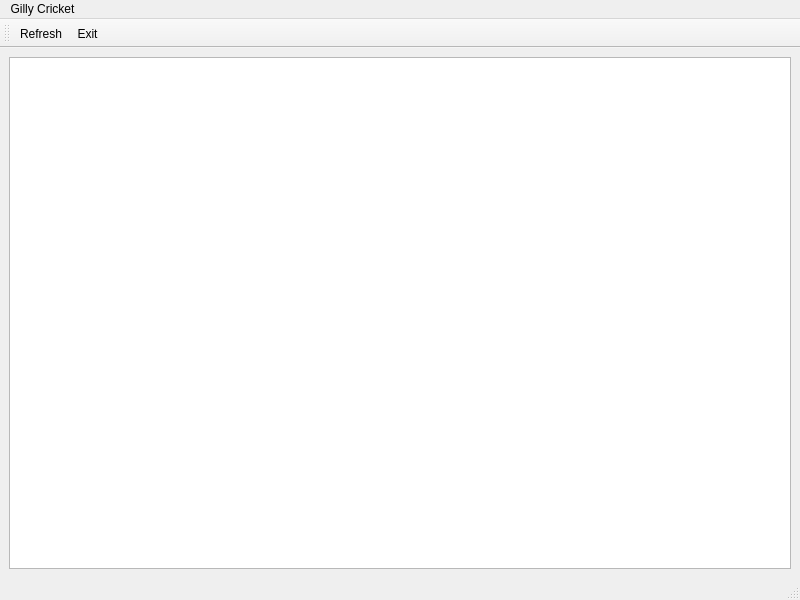
<?xml version="1.0" encoding="UTF-8"?>
<ui version="4.0">
 <class>MainWindow</class>
 <widget class="QMainWindow" name="MainWindow">
  <property name="geometry">
   <rect>
    <x>0</x>
    <y>0</y>
    <width>800</width>
    <height>600</height>
   </rect>
  </property>
  <property name="windowTitle">
   <string>Gilly Cricket</string>
  </property>
  <widget class="QWidget" name="centralwidget">
   <layout class="QGridLayout" name="gridLayout">
    <item row="0" column="0">
     <widget class="QTextEdit" name="textEdit"/>
    </item>
   </layout>
  </widget>
  <widget class="QMenuBar" name="menubar">
   <property name="geometry">
    <rect>
     <x>0</x>
     <y>0</y>
     <width>800</width>
     <height>25</height>
    </rect>
   </property>
   <widget class="QMenu" name="menuGilly_Cricket">
    <property name="title">
     <string>Gilly Cricket</string>
    </property>
    <addaction name="actionFetch_Latest_Score"/>
    <addaction name="actionAbout"/>
    <addaction name="separator"/>
    <addaction name="actionExit"/>
   </widget>
   <addaction name="menuGilly_Cricket"/>
  </widget>
  <widget class="QStatusBar" name="statusbar"/>
  <widget class="QToolBar" name="toolBar">
   <property name="windowTitle">
    <string>toolBar</string>
   </property>
   <attribute name="toolBarArea">
    <enum>TopToolBarArea</enum>
   </attribute>
   <attribute name="toolBarBreak">
    <bool>false</bool>
   </attribute>
   <addaction name="actionRefresh"/>
   <addaction name="actionExit"/>
  </widget>
  <action name="actionFetch_Latest_Score">
   <property name="text">
    <string>Fetch Latest Score</string>
   </property>
  </action>
  <action name="actionAbout">
   <property name="text">
    <string>About</string>
   </property>
  </action>
  <action name="actionExit">
   <property name="icon">
    <iconset resource="gilly.qrc">
     <normaloff>:/newPrefix/img/exit.png</normaloff>:/newPrefix/img/exit.png</iconset>
   </property>
   <property name="text">
    <string>Exit</string>
   </property>
  </action>
  <action name="actionRefresh">
   <property name="icon">
    <iconset resource="gilly.qrc">
     <normaloff>:/newPrefix/img/refresh.png</normaloff>:/newPrefix/img/refresh.png</iconset>
   </property>
   <property name="text">
    <string>Refresh</string>
   </property>
   <property name="shortcut">
    <string>R</string>
   </property>
  </action>
 </widget>
 <resources>
  <include location="gilly.qrc"/>
 </resources>
 <connections/>
</ui>
